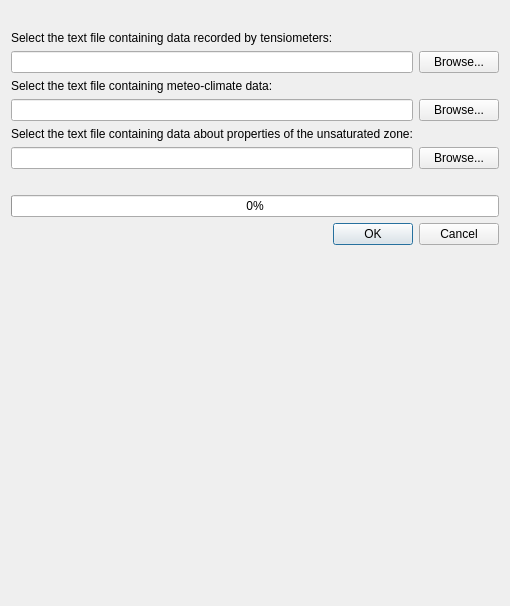
          <widget class="QWidget" name="tab">
           <attribute name="title">
            <string>Update SpatiaLite DB</string>
           </attribute>
           <layout class="QGridLayout" name="gridLayout_4">
            <item row="2" column="0">
             <widget class="QProgressBar" name="progressBar_1">
              <property name="value">
               <number>0</number>
              </property>
             </widget>
            </item>
            <item row="3" column="0">
             <widget class="QDialogButtonBox" name="buttonBox_1">
              <property name="standardButtons">
               <set>QDialogButtonBox::Cancel|QDialogButtonBox::Ok</set>
              </property>
             </widget>
            </item>
            <item row="0" column="0">
             <layout class="QGridLayout" name="gridLayout_2">
              <item row="1" column="0">
               <widget class="QLabel" name="label_2">
                <property name="text">
                 <string>Select the text file containing data recorded by tensiometers:</string>
                </property>
               </widget>
              </item>
              <item row="2" column="1">
               <widget class="QPushButton" name="browse_tensio">
                <property name="text">
                 <string>Browse...</string>
                </property>
               </widget>
              </item>
              <item row="2" column="0">
               <widget class="QLineEdit" name="path_tensio">
                <property name="font">
                 <font>
                  <italic>true</italic>
                 </font>
                </property>
                <property name="text">
                 <string/>
                </property>
               </widget>
              </item>
              <item row="6" column="0">
               <widget class="QLineEdit" name="path_moist">
                <property name="font">
                 <font>
                  <italic>true</italic>
                 </font>
                </property>
                <property name="text">
                 <string/>
                </property>
               </widget>
              </item>
              <item row="6" column="1">
               <widget class="QPushButton" name="browse_moist">
                <property name="text">
                 <string>Browse...</string>
                </property>
               </widget>
              </item>
              <item row="3" column="0">
               <widget class="QLabel" name="label_3">
                <property name="text">
                 <string>Select the text file containing meteo-climate data:</string>
                </property>
               </widget>
              </item>
              <item row="4" column="1">
               <widget class="QPushButton" name="browse_meteo">
                <property name="text">
                 <string>Browse...</string>
                </property>
               </widget>
              </item>
              <item row="5" column="0">
               <widget class="QLabel" name="label_4">
                <property name="text">
                 <string>Select the text file containing data about properties of the unsaturated zone:</string>
                </property>
               </widget>
              </item>
              <item row="4" column="0">
               <widget class="QLineEdit" name="path_meteo">
                <property name="font">
                 <font>
                  <italic>true</italic>
                 </font>
                </property>
                <property name="text">
                 <string/>
                </property>
               </widget>
              </item>
              <item row="0" column="0">
               <spacer name="horizontalSpacer_2">
                <property name="orientation">
                 <enum>Qt::Horizontal</enum>
                </property>
                <property name="sizeHint" stdset="0">
                 <size>
                  <width>40</width>
                  <height>20</height>
                 </size>
                </property>
               </spacer>
              </item>
             </layout>
            </item>
            <item row="4" column="0">
             <spacer name="verticalSpacer_4">
              <property name="orientation">
               <enum>Qt::Vertical</enum>
              </property>
              <property name="sizeType">
               <enum>QSizePolicy::Fixed</enum>
              </property>
              <property name="sizeHint" stdset="0">
               <size>
                <width>20</width>
                <height>350</height>
               </size>
              </property>
             </spacer>
            </item>
            <item row="1" column="0">
             <spacer name="verticalSpacer">
              <property name="orientation">
               <enum>Qt::Vertical</enum>
              </property>
              <property name="sizeType">
               <enum>QSizePolicy::Fixed</enum>
              </property>
              <property name="sizeHint" stdset="0">
               <size>
                <width>20</width>
                <height>20</height>
               </size>
              </property>
             </spacer>
            </item>
           </layout>
          </widget>
